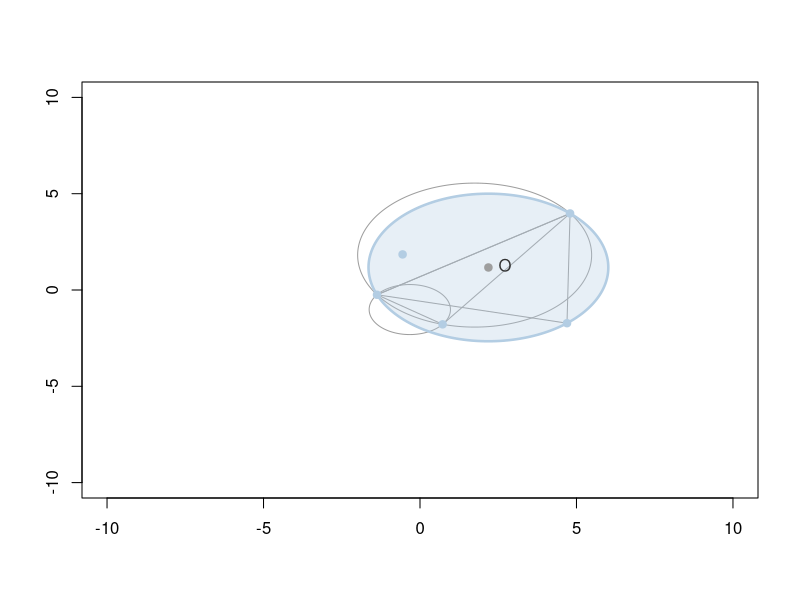

Reproduce this figure in R.
################################################################################
# Autores: Gonzalo Ortega - Sergio Hernandez                                   #
#                                                                              #
# Fecha: 15/04/22                                                              #
#                                                                              #
# Practica 8: Localizacion                                                     #
#                                                                              #
################################################################################

## FUNCIONES DEL ALGORITMO #####################################################

# Calcula la distancia entre dos puntos.
distance <- function(p1, p2) {
  d <- sqrt((p1[1] - p2[1])^2 + (p1[2] - p2[2])^2)
  return(d)
}

# Comprueba si el triangulo formado por tres puntos es agudo.
is_acute_triangule <- function(p1, p2, p3) {
  # Lados del triangulo
  a <- distance(p2, p3)
  b <- distance(p1, p3)
  c <- distance(p1, p2)
  
  # Calculamos el primer angulo
  A <- acos((b^2 + c^2 - a^2) / (2 * b * c))
  # Comprobamos si el angulo es agudo
  if (A >= pi/2) {
    return(FALSE)
  }
  # En caso de serlo, comprobamos si los son los otros dos
  else {
    B <- acos((a^2 + c^2 - b^2) / (2 * a * c))
    return (((B < pi/2) && ((A + B) > pi/2)))
  }
}

# Calcula el circuncentro de tres puntos.
circumcenter <- function(p1, p2, p3) {
  # Lados del triangulo
  a <- distance(p2, p3)
  b <- distance(p1, p3)
  c <- distance(p1, p2)
  
  # Angulos del triangulo
  A <- acos((b^2 + c^2 - a^2) / (2 * b * c))
  B <- acos((a^2 + c^2 - b^2) / (2 * a * c))
  C <- acos((a^2 + b^2 - c^2) / (2 * a * b))
  
  # Circuncentro
  d <- 1 / (sin(2*A) + sin(2*B) + sin(2*C))
  c <- d * c(p1[1]*sin(2*A) + p2[1]*sin(2*B) + p3[1]*sin(2*C),
             p1[2]*sin(2*A) + p2[2]*sin(2*B) + p3[2]*sin(2*C))
  return(c)
}

# Calcula el circulo minimo que contiene los puntos de una lista dada,
# devuelve las dos coordenadas del centro y el radio.
make_smallest_circle <- function(pl) {
  i <- 3
  # PASO 1: Caso base, se elige una pareja de puntos pi, pj.
  p1 <- pl[[1]]
  p2 <- pl[[2]]
  
  while (TRUE) {
    # PASO 2: Constrimos el circulo de diametro C, pi, pj.
    c <- (p1 + p2)/2
    r <- distance(c, p1)
    cir <- c(c[1], c[2], r)
    paint_circle_aux(cir)
    
    # PASO 3: Comprobamos si todos los puntos restantes estan en el circulo.
    while ((i <= length(pl)) && (distance(pl[[i]], c) < r)) {
      i <- i + 1
    }
    if (i > length(pl)) {
      # FIN: En caso de ser asi, se devulve el circulo calculado.
      return(c(c[1], c[2], r))
    }
    # En caso contrario, al menos un punto queda fuera y pasamos al paso 4.
    p3 <- pl[[i]]
    i <- i + 1
    while (TRUE) {
      # PASO 4: Comprobamos si el angulo formado por los tres puntos es agudo.
      polygon(c(p1[1], p2[1], p3[1]), c(p1[2], p2[2], p3[2]), border = grey)
      if (is_acute_triangule(p1, p2, p3)) {
        # PASO 5: En caso de serlo, se calcula el circulo que pasa por los tres.
        c <- circumcenter(p1, p2, p3)
        r <- distance(c, p1)
        cir <- c(c[1], c[2], r)
        paint_circle_aux(cir)
        # Y se comprueba que el resto de puntos queden dentro.
        while ((i <= length(pl)) && (distance(pl[[i]], c) < r)) {
          i <- i + 1
        }
        if (i > length(pl)) {
          # FIN: En caso de ser asi, se devulve el circulo calculado.
          return(c(c[1], c[2], r))
        }
        
        # PASO 6: Si queda alguno fuera, obtenemos Q, el punto mas alejado de
        #         este entre los tres del triangulo.
        p4 <- pl[[i]]
        i <- i + 1
        if ((distance(p1, p4) > distance(p2, p4)) && (distance(p1, p4) > distance(p3, p4))) {
          Q <- p1
          p1 <- p3
        }
        else if ((distance(p2, p4) > distance(p1, p4)) && (distance(p2, p4) > distance(p3, p4))){
          Q <- p2
          p2 <- p3
        }
        else {
          Q <- p3
        }
        
        # PASO 7: Obtenemos R, el punto de los dos sobrantes que esta en el lado
        #         opuesto al punto que se queda fuera respecto de la recta que
        #         pasa por el circuncentro y por Q.
        
        # Se calcula la recta y = ax + b que pasa por Q y el centro.
        a <- (Q[2] - c[2]) / (Q[1] - c[1])
        b <- ( -a * c[1] + c[2])
        
        # Comprobamos si p4 y p1 estan en lados opuestos.
        case1 <- p4[2] < (a * p4[1] + b) && p1[2] > (a * p1[1] + b)
        case2 <- p4[2] > (a * p4[1] + b) && p1[2] < (a * p1[1] + b)
        if (case1 || case2) {
          R <- p1
        }
        else {
          R <- p2
        }
        p1 <- Q
        p2 <- R
        p3 <- p4
        
        # Una vez obtenidos los tres puntos se vuelve al PASO 4.
      }
      # Si el triangulo no era agudo se toman sus dos vertices mas alejados.
      else if (distance(p1, p3) > distance(p2, p3)) {
        p2 <- p3
        break
      }
      else {
        p1 <- p3
        break
      }
      # Y se vuelve al PASO 2
    }
  }
}

## FUNCIONES AUXILIARES ########################################################

# Genera una lista de numeros aleatorios.
random_point_list <- function(number_of_points, min, max) {
  pl <- list()
  for (i in 1 : number_of_points) {
    x <- runif(1, min, max)
    y <- runif(1, min, max)
    pl[[i]] <- c(x, y)
  }
  return(pl)
}

# Pinta los puntos de una lista de puntos.
paint_points <- function(point_list, col) {
  i <- 1
  for (point in point_list) {
    points(point[1], point[2], pch = 19, col = col)
    i <- i + 1
  }
}

# Pinta los puntos de una lista de puntos.
paint_points_text <- function(point_list, col) {
  i <- 1
  for (point in point_list) {
    points(point[1], point[2], pch = 19, col = col)
    text(point[1], point[2],
         pch = 4, labels = i,
         cex = 0.6, pos = 4, col = dark_grey)
    i <- i + 1
  }
}

# Dibuja un circulo dados su sentro y su radio.
paint_circle <- function(circle, color_i) {
  c1 <- circle[1]
  c2 <- circle[2]
  r <- circle[3]
  
  # Parametro para recorrer la curva
  t <- seq(0, 2*pi, by = 0.01)
  
  # Curva parametrizada con forma de mariposa
  x = c1 + r * cos(t)
  y = c2 + r * sin(t)
  
  polygon(x, y, col = col_t[color_i], border = col[color_i], lwd = 2.5)
}

paint_circle_aux <- function(circle) {
  c1 <- circle[1]
  c2 <- circle[2]
  r <- circle[3]
  
  # Parametro para recorrer la curva
  t <- seq(0, 2*pi, by = 0.01)
  
  # Curva parametrizada con forma de mariposa
  x = c1 + r * cos(t)
  y = c2 + r * sin(t)
  
  polygon(x, y, border = grey)
}

## PRUEBAS #####################################################################

col <- c("#FBB4AE", "#B3CDE3", "#CCEBC5", "#DECBE4", "#FED9A6")
col_t <- c("#FBB4AE50", "#B3CDE350", "#CCEBC550", "#DECBE450", "#FED9A650")
grey <- "323232"
dark_grey <- "#323232"
ligth_grey <- "#E5E5E5"

number_of_points <- 5
min <- -10
max <- 10

# Generamos una lista aleatoria de puntos
pl <- random_point_list(number_of_points, min/2, max/2)

# Pintamos el sistema de referencia y los puntos.
plot(c(min, max), c(min, max), type = "n", xlab = "", ylab = "")

circle <- make_smallest_circle(pl)

paint_circle(circle, 2)
paint_points(pl, col[2])
points(circle[1], circle[2], pch = 19, col = grey)
text(circle[1], circle[2], pos = 4, col = dark_grey, "O")
